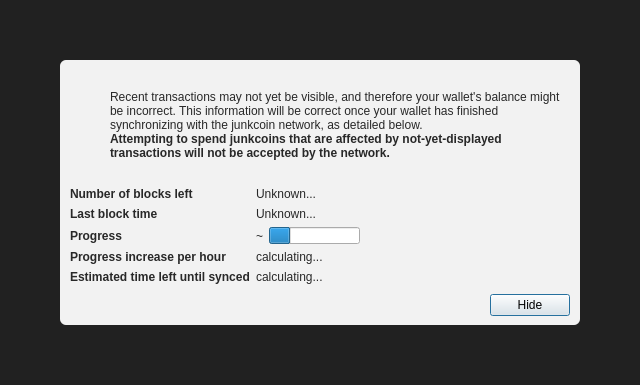
<?xml version="1.0" encoding="UTF-8"?>
<ui version="4.0">
 <class>ModalOverlay</class>
 <widget class="QWidget" name="ModalOverlay">
  <property name="geometry">
   <rect>
    <x>0</x>
    <y>0</y>
    <width>640</width>
    <height>385</height>
   </rect>
  </property>
  <property name="windowTitle">
   <string>Form</string>
  </property>
  <layout class="QVBoxLayout" name="verticalLayout" stretch="0">
   <property name="sizeConstraint">
    <enum>QLayout::SetDefaultConstraint</enum>
   </property>
   <property name="leftMargin">
    <number>0</number>
   </property>
   <property name="topMargin">
    <number>0</number>
   </property>
   <property name="rightMargin">
    <number>0</number>
   </property>
   <property name="bottomMargin">
    <number>0</number>
   </property>
   <item>
    <widget class="QWidget" name="bgWidget" native="true">
     <property name="styleSheet">
      <string notr="true">#bgWidget { background: rgba(0,0,0,220); }</string>
     </property>
     <layout class="QVBoxLayout" name="verticalLayoutMain" stretch="1">
      <property name="leftMargin">
       <number>60</number>
      </property>
      <property name="topMargin">
       <number>60</number>
      </property>
      <property name="rightMargin">
       <number>60</number>
      </property>
      <property name="bottomMargin">
       <number>60</number>
      </property>
      <item>
       <widget class="QWidget" name="contentWidget" native="true">
        <property name="styleSheet">
         <string notr="true">#contentWidget { background: rgba(255,255,255,240); border-radius: 6px; }

QLabel { color: rgb(40,40,40);  }</string>
        </property>
        <layout class="QVBoxLayout" name="verticalLayoutSub" stretch="1,0,0,0">
         <property name="spacing">
          <number>0</number>
         </property>
         <property name="leftMargin">
          <number>10</number>
         </property>
         <property name="topMargin">
          <number>10</number>
         </property>
         <property name="rightMargin">
          <number>10</number>
         </property>
         <property name="bottomMargin">
          <number>10</number>
         </property>
         <item>
          <layout class="QHBoxLayout" name="horizontalLayoutIconText" stretch="0,1">
           <property name="topMargin">
            <number>20</number>
           </property>
           <item>
            <layout class="QVBoxLayout" name="verticalLayoutIcon">
             <property name="leftMargin">
              <number>0</number>
             </property>
             <item>
              <widget class="QPushButton" name="warningIcon">
               <property name="enabled">
                <bool>false</bool>
               </property>
               <property name="text">
                <string/>
               </property>
               <property name="icon">
                <iconset>
                 <normaloff>:/icons/warning</normaloff>
                 <disabledoff>:/icons/warning</disabledoff>:/icons/warning</iconset>
               </property>
               <property name="iconSize">
                <size>
                 <width>48</width>
                 <height>48</height>
                </size>
               </property>
               <property name="flat">
                <bool>true</bool>
               </property>
              </widget>
             </item>
             <item>
              <spacer name="verticalSpacerWarningIcon">
               <property name="orientation">
                <enum>Qt::Vertical</enum>
               </property>
               <property name="sizeHint" stdset="0">
                <size>
                 <width>20</width>
                 <height>40</height>
                </size>
               </property>
              </spacer>
             </item>
            </layout>
           </item>
           <item>
            <layout class="QVBoxLayout" name="verticalLayoutInfoText">
             <property name="leftMargin">
              <number>0</number>
             </property>
             <property name="topMargin">
              <number>0</number>
             </property>
             <item>
              <widget class="QLabel" name="infoText">
               <property name="text">
                <string>Recent transactions may not yet be visible, and therefore your wallet's balance might be incorrect. This information will be correct once your wallet has finished synchronizing with the junkcoin network, as detailed below.</string>
               </property>
               <property name="textFormat">
                <enum>Qt::RichText</enum>
               </property>
               <property name="wordWrap">
                <bool>true</bool>
               </property>
              </widget>
             </item>
             <item>
              <widget class="QLabel" name="infoTextStrong">
               <property name="font">
                <font>
                 <weight>75</weight>
                 <bold>true</bold>
                </font>
               </property>
               <property name="text">
                <string>Attempting to spend junkcoins that are affected by not-yet-displayed transactions will not be accepted by the network.</string>
               </property>
               <property name="textFormat">
                <enum>Qt::RichText</enum>
               </property>
               <property name="wordWrap">
                <bool>true</bool>
               </property>
              </widget>
             </item>
             <item>
              <spacer name="verticalSpacerInTextSpace">
               <property name="orientation">
                <enum>Qt::Vertical</enum>
               </property>
               <property name="sizeHint" stdset="0">
                <size>
                 <width>20</width>
                 <height>40</height>
                </size>
               </property>
              </spacer>
             </item>
            </layout>
           </item>
          </layout>
         </item>
         <item>
          <spacer name="verticalSpacerAfterText">
           <property name="orientation">
            <enum>Qt::Vertical</enum>
           </property>
           <property name="sizeHint" stdset="0">
            <size>
             <width>20</width>
             <height>40</height>
            </size>
           </property>
          </spacer>
         </item>
         <item>
          <layout class="QFormLayout" name="formLayout">
           <property name="fieldGrowthPolicy">
            <enum>QFormLayout::FieldsStayAtSizeHint</enum>
           </property>
           <property name="horizontalSpacing">
            <number>6</number>
           </property>
           <property name="verticalSpacing">
            <number>6</number>
           </property>
           <property name="topMargin">
            <number>10</number>
           </property>
           <item row="0" column="0">
            <widget class="QLabel" name="labelNumberOfBlocksLeft">
             <property name="font">
              <font>
               <weight>75</weight>
               <bold>true</bold>
              </font>
             </property>
             <property name="text">
              <string>Number of blocks left</string>
             </property>
            </widget>
           </item>
           <item row="0" column="1">
            <widget class="QLabel" name="numberOfBlocksLeft">
             <property name="text">
              <string>Unknown...</string>
             </property>
            </widget>
           </item>
           <item row="1" column="0">
            <widget class="QLabel" name="labelLastBlockTime">
             <property name="font">
              <font>
               <weight>75</weight>
               <bold>true</bold>
              </font>
             </property>
             <property name="text">
              <string>Last block time</string>
             </property>
            </widget>
           </item>
           <item row="1" column="1">
            <widget class="QLabel" name="newestBlockDate">
             <property name="sizePolicy">
              <sizepolicy hsizetype="Maximum" vsizetype="Preferred">
               <horstretch>0</horstretch>
               <verstretch>0</verstretch>
              </sizepolicy>
             </property>
             <property name="text">
              <string>Unknown...</string>
             </property>
            </widget>
           </item>
           <item row="2" column="0">
            <widget class="QLabel" name="labelSyncDone">
             <property name="font">
              <font>
               <weight>75</weight>
               <bold>true</bold>
              </font>
             </property>
             <property name="text">
              <string>Progress</string>
             </property>
            </widget>
           </item>
           <item row="2" column="1">
            <layout class="QHBoxLayout" name="horizontalLayoutSync" stretch="0,1">
             <item>
              <widget class="QLabel" name="percentageProgress">
               <property name="text">
                <string notr="true">~</string>
               </property>
              </widget>
             </item>
             <item>
              <widget class="QProgressBar" name="progressBar">
               <property name="value">
                <number>24</number>
               </property>
               <property name="format">
                <string/>
               </property>
              </widget>
             </item>
            </layout>
           </item>
           <item row="4" column="0">
            <widget class="QLabel" name="labelProgressIncrease">
             <property name="font">
              <font>
               <weight>75</weight>
               <bold>true</bold>
              </font>
             </property>
             <property name="text">
              <string>Progress increase per hour</string>
             </property>
            </widget>
           </item>
           <item row="4" column="1">
            <widget class="QLabel" name="progressIncreasePerH">
             <property name="text">
              <string>calculating...</string>
             </property>
            </widget>
           </item>
           <item row="5" column="0">
            <widget class="QLabel" name="labelEstimatedTimeLeft">
             <property name="font">
              <font>
               <weight>75</weight>
               <bold>true</bold>
              </font>
             </property>
             <property name="text">
              <string>Estimated time left until synced</string>
             </property>
            </widget>
           </item>
           <item row="5" column="1">
            <widget class="QLabel" name="expectedTimeLeft">
             <property name="text">
              <string>calculating...</string>
             </property>
            </widget>
           </item>
          </layout>
         </item>
         <item>
          <layout class="QHBoxLayout" name="horizontalLayoutButtons">
           <property name="leftMargin">
            <number>10</number>
           </property>
           <property name="topMargin">
            <number>10</number>
           </property>
           <item>
            <spacer name="horizontalSpacer">
             <property name="orientation">
              <enum>Qt::Horizontal</enum>
             </property>
             <property name="sizeHint" stdset="0">
              <size>
               <width>40</width>
               <height>20</height>
              </size>
             </property>
            </spacer>
           </item>
           <item>
            <widget class="QPushButton" name="closeButton">
             <property name="text">
              <string>Hide</string>
             </property>
             <property name="shortcut">
              <string>Esc</string>
             </property>
             <property name="focusPolicy">
              <enum>Qt::StrongFocus</enum>
             </property>
             <property name="default">
              <bool>true</bool>
             </property>
            </widget>
           </item>
          </layout>
         </item>
        </layout>
       </widget>
      </item>
     </layout>
    </widget>
   </item>
  </layout>
 </widget>
 <resources/>
 <connections/>
</ui>
